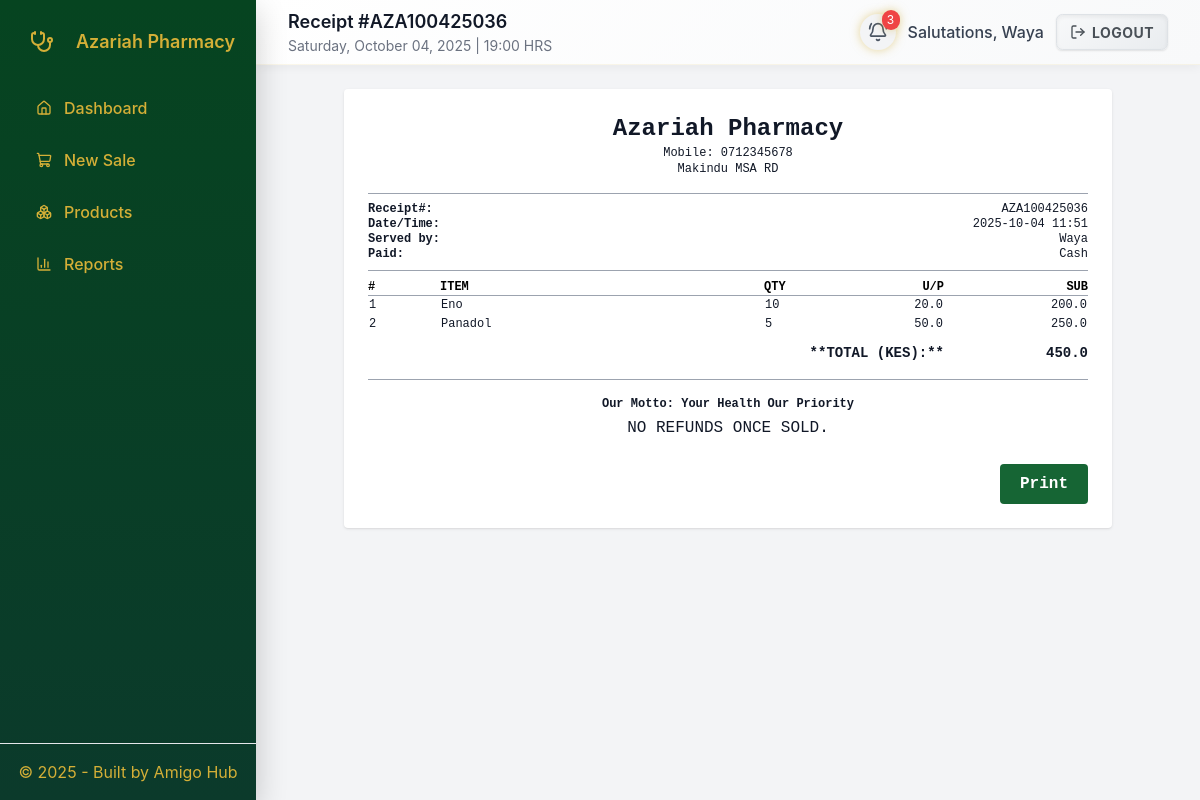
The app's page /receipt/36/ (signed in), older data.
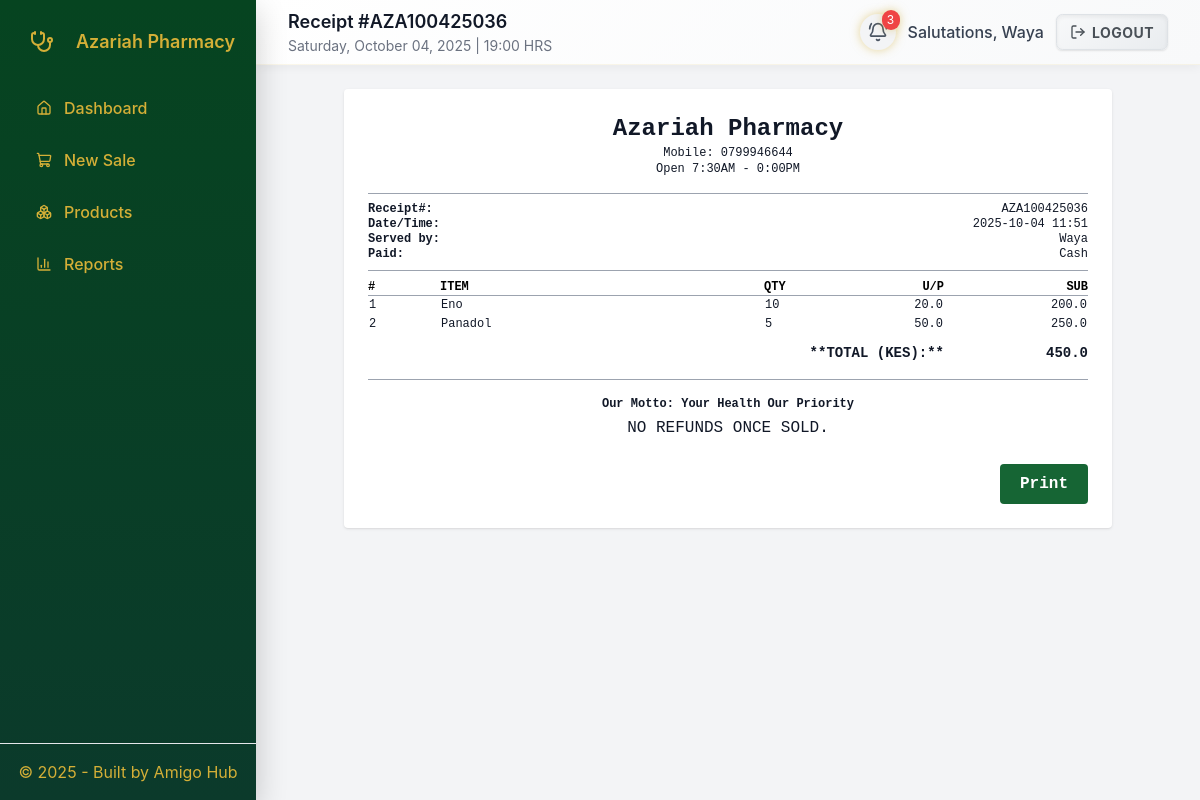
The same page, newer data.
### pos/models.py (models this page shows, shortened)
class Sale(models.Model):
    branch = models.ForeignKey(Branch, on_delete=models.CASCADE)
    cashier = models.ForeignKey(settings.AUTH_USER_MODEL, on_delete=models.SET_NULL, null=True)
    customer = models.ForeignKey(Customer, null=True, blank=True, on_delete=models.SET_NULL)
    created_at = models.DateTimeField(auto_now_add=True)
    total = models.DecimalField(max_digits=12, decimal_places=2)
    cash_received = models.DecimalField(max_digits=12, decimal_places=2, default=0)
    notes = models.TextField(blank=True)

class Branch(models.Model):
    name = models.CharField(max_length=120)
    address = models.TextField(blank=True)
    phone = models.CharField(max_length=30, blank=True)
    class Meta:
        verbose_name = "Branch"
        verbose_name_plural = "Branches"

### pos/views.py (the view)
# urls.py: path("receipt/<int:sale_id>/", views.receipt_view, name="receipt"),
@login_required
def receipt_view(request, sale_id):
    sale = get_object_or_404(Sale, pk=sale_id)
    messages.get_messages(request)
    if request.method == 'POST':
        return redirect('pos:sale_create')
    return render(request, "pos/receipt.html", {
        "sale": sale,
        "cashier_display_name": get_user_display_name(sale.cashier) if sale.cashier else 'Unknown'
    })

### pos/views.py (called while the page is built)
def get_user_display_name(user):
    return user.first_name or user.username

### pos/templates/pos/receipt.html (shortened to what this page needs)
{% extends "pos/base.html" %}
{% block page_title %}Receipt #<span id="receipt-title"></span>{% endblock %}
{% block content %}
<div class="bg-white p-6 rounded shadow max-w-2xl mx-auto receipt-container">
    <div class="receipt-content">
        <div class="mb-4 text-center">
            <h2 class="text-2xl font-extrabold mb-0 business-name">{{ sale.branch.name }}</h2>
            <p class="text-xs">Mobile: {{ sale.branch.phone }}</p>
            <p class="text-xs">{{ sale.branch.address }}</p>
        </div>
        <hr class="my-2 border-gray-400">
        <div class="text-xs leading-tight detail-section print-left-aligned">
            <div class="detail-row">
                <span class="detail-label font-semibold">Receipt#:</span>
                <span id="receipt-number" class="detail-value"></span>
            </div>
            <div class="detail-row">
                <span class="detail-label font-semibold">Date/Time:</span>
                <span class="detail-value">{{ sale.created_at|date:"Y-m-d H:i" }}</span>
            </div>
            <div class="detail-row">
                <span class="detail-label font-semibold">Served by:</span>
                <span class="detail-value">{{ user.first_name }}</span>
            </div>
            <div class="detail-row">
                <span class="detail-label font-semibold">Paid:</span>
                <span class="detail-value">Cash</span>
            </div>
        </div>
        <hr class="my-2 border-gray-400">
        <table class="w-full text-xs table-fixed item-table">
            <thead>
                <tr class="text-left font-bold text-black border-b border-gray-400">
                    <th class="w-[10%] p-0">#</th>
                    <th class="w-[45%] p-0">ITEM</th>
                    <th class="w-[10%] p-0">QTY</th>
                    <th class="w-[15%] p-0 text-right">U/P</th>
                    <th class="w-[20%] p-0 text-right">SUB</th>
                </tr>
            </thead>
            <tbody>
                {% for it in sale.items.all %}
                <tr class="leading-snug">
                    <td>{{ forloop.counter }}</td>
                    <td>{{ it.product.name }}</td>
                    <td>{{ it.qty|floatformat:"0" }}</td>
                    <td class="text-right">{{ it.unit_price|floatformat:"1" }}</td>
                    <td class="text-right">{{ it.line_total|floatformat:"1" }}</td>
                </tr>
                {% endfor %}
                <tr class="blank-row-large"><td colspan="5"></td></tr>
            </tbody>
        </table>
        <div class="text-sm font-bold totals-section totals-boxed">
            <div class="flex py-2 total-row">
                <span class="w-[80%] font-extrabold text-right total-label">**TOTAL (KES):**</span>
                <span class="w-[20%] text-right font-extrabold total-figure">{{ sale.total|floatformat:"1" }}</span>
            </div>
        </div>
        <hr class="my-2 border-gray-400">
        <div class="mt-4 text-center">
            <p class="text-xs font-semibold mb-1">Our Motto: Your Health Our Priority</p>
            <p class="text-3xs mt-1 legal-notice">NO REFUNDS ONCE SOLD.</p>
        </div>
    </div>
    <div class="mt-6 flex justify-end print-buttons">
        <button onclick="printReceipt()" class="px-5 py-2 rounded bg-green-800 text-white font-bold">Print</button>
    </div>
</div>
{% endblock %}

Row changes from the older to the newer data that the page shows:
changed through a linked row, Sale "Azariah Pharmacy": branch.phone "0712345678" → "0799946644"; branch.address "Makindu MSA RD" → "Open 7:30AM - 0:00PM"
